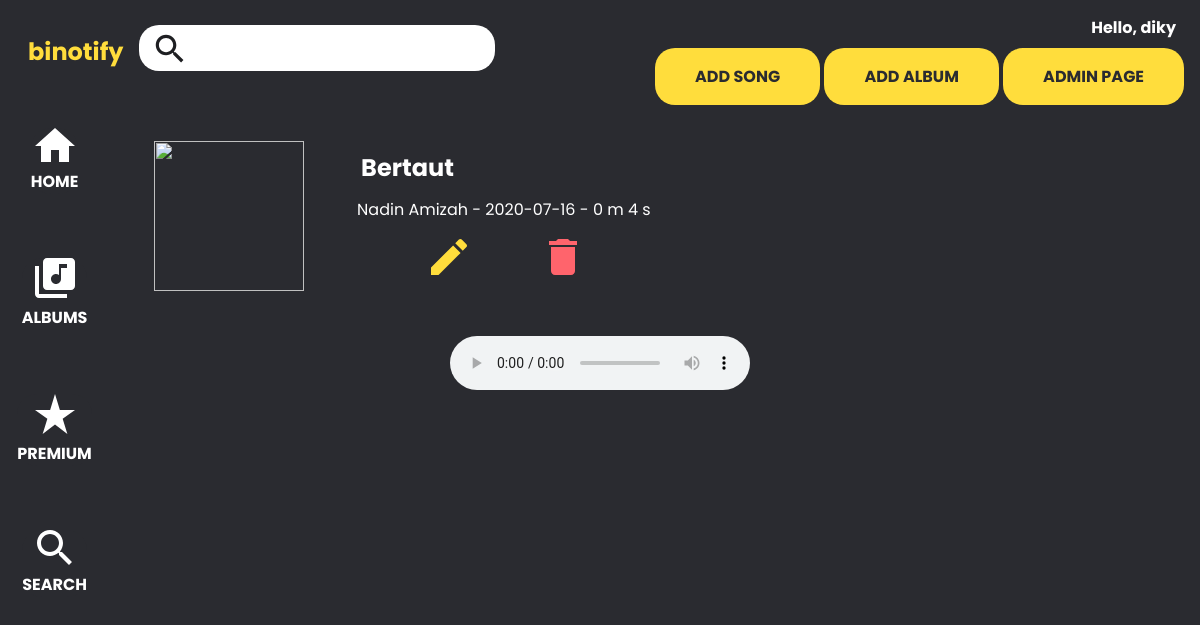
/song/26 (signed in), run on the app's committed database.
### tables this page shows
CREATE TABLE `song` (
  `song_id` int(10) UNSIGNED NOT NULL,
  `song_title` varchar(64) NOT NULL,
  `song_artist` varchar(128) DEFAULT NULL,
  `release_date` date NOT NULL DEFAULT current_timestamp(),
  `genre` varchar(64) DEFAULT NULL,
  `duration` int(11) NOT NULL DEFAULT 0,
  `audio_path` varchar(255) NOT NULL,
  `image_path` varchar(255) DEFAULT NULL,
  `album_id` int(10) UNSIGNED DEFAULT NULL
);

### src/app/core/Controller.php (called while the page is built, shortened)
<?php
class Controller
{
    public function view($view, $data = [])
    {
        require_once __DIR__ . '/../../app/views/' . $view . '.php';
    }
    public function model($model)
    {
        return new $model;
    }
}

### src/app/core/App.php (called while the page is built, shortened)
<?php
class App {
    protected $method = 'index';
    protected $params = [];
    public function __construct()
    {
        $url = $this->parseURL();
        if (isset($url[0])) {
            if (file_exists(__DIR__.'/../../app/controllers/' . $url[0] . '.php')) {
                unset($url[0]);
            }
        }
        $this->controller = new $this->controller;
        if (!empty($url)) {
            $this->params = array_values($url);
        }
        call_user_func_array([$this->controller, $this->method], $this->params);
    }
    public function parseURL()
    {
        if (isset($_GET['url'])) {
            $url = rtrim($_GET['url'], '/');
            $url = filter_var($url, FILTER_SANITIZE_URL);
            $url = explode('/', $url);
            return $url;
        }
    }
}

### src/index.php (called while the page is built, shortened)
<?php
$app = new App;

### src/app/core/Database.php (called while the page is built, shortened)
<?php
class Database
{
    private $host = DB_HOST;
    private $user = DB_USER;
    private $pass = DB_PASS;
    private $db_name = DB_NAME;
    private $dbh;
    private $stmt;
    public function __construct()
    {
        $dsn = 'mysql:host=' . $this->host . ';dbname=' . $this->db_name;
        $option = [
            PDO::ATTR_PERSISTENT => true,
            PDO::ATTR_ERRMODE => PDO::ERRMODE_EXCEPTION
        ];
        try {
            $this->dbh = new PDO($dsn, $this->user, $this->pass, $option);
        } catch (PDOException $e) {
            die($e->getMessage());
        }
    }
    public function query($query)
    {
        $this->stmt = $this->dbh->prepare($query);
    }
    public function bind($param, $value, $type = null)
    {
        if (is_null($type)) {
            switch (true) {
                default:
                    $type = PDO::PARAM_STR;
            }
        }
        $this->stmt->bindValue($param, $value, $type);
    }
    public function execute()
    {
        $this->stmt->execute();
    }
    public function single()
    {
        $this->execute();
        return $this->stmt->fetch(PDO::FETCH_ASSOC);
    }
}

### src/app/models/Song_model.php (called while the page is built, shortened)
<?php
class Song_model
{
	private $table = 'song';
	private $db;
	public function __construct()
	{
		$this->db = new Database;
	}
	public function getSongById($id)
	{
		$this->db->query("SELECT
            song_id, song_title, song_artist, release_date, genre, duration, audio_path, image_path, album_id
            FROM $this->table WHERE song_id=:song_id");
		$this->db->bind('song_id', $id);
		return $this->db->single();
	}
}

### src/app/views/song/index.php (the view, shortened to what this page needs)
<section id="song">
    <?php if ($data['song']) { ?>
        <div class="song-details">
            <div class="song-details" id="album-picture">
                <img src="<?= BASE_URL?>/<?=$data['song']['image_path'] ?? "public/assets/image/placeholder.jpg" ?>" width="150" height="150">
            </div>
            <div class="song-info">
                <h1><?= $data['song']['song_title'] ?></h1>
                <p><?= $data['song']['song_artist'] ?> - <?= $data['song']['release_date'] ?> - <?= floor($data['song']['duration'] / 60) ?> m <?= $data['song']['duration'] % 60 ?> s</p>
                <?php
                if (isset($_SESSION['isAdmin']) && $_SESSION['isAdmin'] == true) {
                ?>
                <div class="song-actions">
                    <a class="edit-button" href="<?= BASE_URL ?>/song/edit/<?= $data['song']['song_id'] ?>">
                    </a>
                    <a class="delete-button" href="<?= BASE_URL ?>/song/delete/<?= $data['song']['song_id'] ?>">
                        <svg width="28" height="36" viewBox="0 0 28 36" fill="none" xmlns="http://www.w3.org/2000/svg">
                            <path d="M2 32C2 34.2 3.8 36 6 36H22C24.2 36 26 34.2 26 32V8H2V32ZM28 2H21L19 0H9L7 2H0V6H28V2Z" fill="#FF646C"/>
                        </svg>
                    </a>
                </div>
                <?php } ?>
            </div>
        </div>
        <div class="audio-player-container">
            <?php if (!isset($_SESSION['username'])) { ?>
                <audio controls onplay="incrementNumPlay()" id="audio_player">
                    <source src="<?= BASE_URL?>/<?=$data['song']['audio_path']?>" type="audio/mpeg">
                </audio>
            <?php } else { ?>
                <audio controls id="audio-player">
                    <source src="<?= BASE_URL ?>/<?= $data['song']['audio_path'] ?>" type="audio/mpeg">
                </audio>
            <?php } ?>
        </div>
    <?php } else { ?>
        <h1>404 not found</h1>
    <?php } ?>
</section>

### data on the page
song: song_title "Bertaut", song_artist "Nadin Amizah", release_date "2020-07-16", floor($data['song']['duration']/60) "0", $data['song']['duration']%60 "4"

### other printed values
$_SESSION['username'] "diky"
